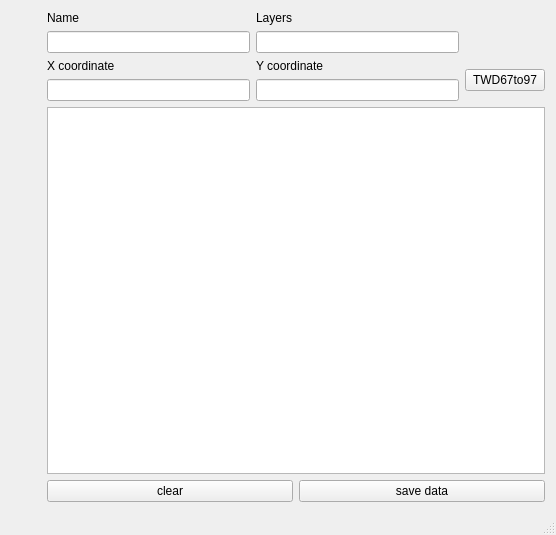
<?xml version="1.0" encoding="UTF-8"?>
<ui version="4.0">
 <class>MainWindow</class>
 <widget class="QMainWindow" name="MainWindow">
  <property name="windowModality">
   <enum>Qt::NonModal</enum>
  </property>
  <property name="geometry">
   <rect>
    <x>0</x>
    <y>0</y>
    <width>556</width>
    <height>535</height>
   </rect>
  </property>
  <property name="windowTitle">
   <string>MainWindow</string>
  </property>
  <widget class="QWidget" name="centralWidget">
   <layout class="QGridLayout" name="gridLayout_3">
    <item row="0" column="0">
     <layout class="QHBoxLayout" name="horizontalLayout_3">
      <item>
       <widget class="oglwidget" name="widget" native="true">
        <property name="minimumSize">
         <size>
          <width>30</width>
          <height>0</height>
         </size>
        </property>
        <property name="maximumSize">
         <size>
          <width>100000</width>
          <height>16777215</height>
         </size>
        </property>
       </widget>
      </item>
      <item>
       <layout class="QGridLayout" name="gridLayout_2">
        <item row="1" column="0">
         <widget class="QTableWidget" name="tbw_layer">
          <property name="minimumSize">
           <size>
            <width>300</width>
            <height>0</height>
           </size>
          </property>
          <property name="focusPolicy">
           <enum>Qt::StrongFocus</enum>
          </property>
          <property name="autoFillBackground">
           <bool>false</bool>
          </property>
          <property name="tabKeyNavigation">
           <bool>false</bool>
          </property>
         </widget>
        </item>
        <item row="0" column="0">
         <layout class="QGridLayout" name="gridLayout">
          <item row="0" column="1">
           <layout class="QVBoxLayout" name="verticalLayout_2">
            <item>
             <widget class="QLabel" name="label_3">
              <property name="text">
               <string>Layers</string>
              </property>
             </widget>
            </item>
            <item>
             <widget class="QLineEdit" name="le_hml"/>
            </item>
           </layout>
          </item>
          <item row="0" column="0">
           <layout class="QVBoxLayout" name="verticalLayout">
            <item>
             <widget class="QLabel" name="label_4">
              <property name="text">
               <string>Name</string>
              </property>
             </widget>
            </item>
            <item>
             <widget class="QLineEdit" name="le_Name"/>
            </item>
           </layout>
          </item>
          <item row="1" column="1">
           <layout class="QVBoxLayout" name="verticalLayout_4">
            <item>
             <widget class="QLabel" name="label_2">
              <property name="text">
               <string>Y coordinate</string>
              </property>
             </widget>
            </item>
            <item>
             <widget class="QLineEdit" name="le_Y_coordinate"/>
            </item>
           </layout>
          </item>
          <item row="1" column="0">
           <layout class="QVBoxLayout" name="verticalLayout_3">
            <item>
             <widget class="QLabel" name="label">
              <property name="text">
               <string>X coordinate</string>
              </property>
             </widget>
            </item>
            <item>
             <widget class="QLineEdit" name="le_X_coordinate"/>
            </item>
           </layout>
          </item>
          <item row="1" column="2">
           <widget class="QPushButton" name="QPB_TWD67to97">
            <property name="sizePolicy">
             <sizepolicy hsizetype="Minimum" vsizetype="Fixed">
              <horstretch>0</horstretch>
              <verstretch>0</verstretch>
             </sizepolicy>
            </property>
            <property name="text">
             <string>TWD67to97</string>
            </property>
            <property name="checkable">
             <bool>false</bool>
            </property>
            <property name="autoDefault">
             <bool>true</bool>
            </property>
            <property name="default">
             <bool>false</bool>
            </property>
           </widget>
          </item>
         </layout>
        </item>
        <item row="2" column="0">
         <layout class="QHBoxLayout" name="horizontalLayout">
          <item>
           <widget class="QPushButton" name="QPB_clear">
            <property name="text">
             <string>clear</string>
            </property>
            <property name="autoDefault">
             <bool>true</bool>
            </property>
           </widget>
          </item>
          <item>
           <widget class="QPushButton" name="QPB_save_data">
            <property name="text">
             <string>save data</string>
            </property>
            <property name="autoDefault">
             <bool>true</bool>
            </property>
           </widget>
          </item>
         </layout>
        </item>
       </layout>
      </item>
     </layout>
    </item>
   </layout>
  </widget>
  <widget class="QMenuBar" name="menuBar">
   <property name="geometry">
    <rect>
     <x>0</x>
     <y>0</y>
     <width>556</width>
     <height>21</height>
    </rect>
   </property>
  </widget>
  <widget class="QStatusBar" name="statusBar"/>
 </widget>
 <layoutdefault spacing="6" margin="11"/>
 <customwidgets>
  <customwidget>
   <class>oglwidget</class>
   <extends>QWidget</extends>
   <header>oglwidget.h</header>
   <container>1</container>
  </customwidget>
 </customwidgets>
 <tabstops>
  <tabstop>le_Name</tabstop>
  <tabstop>le_hml</tabstop>
  <tabstop>le_X_coordinate</tabstop>
  <tabstop>le_Y_coordinate</tabstop>
  <tabstop>QPB_TWD67to97</tabstop>
  <tabstop>tbw_layer</tabstop>
  <tabstop>QPB_save_data</tabstop>
  <tabstop>QPB_clear</tabstop>
 </tabstops>
 <resources/>
 <connections/>
</ui>
